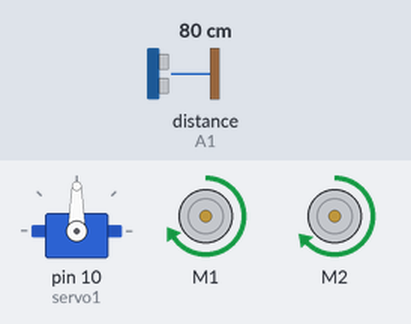
Recording of a sketch running on a simulated Arduino Uno, built with avr-gcc and run on an emulated ATmega328P. On the bench: servo, 2 × DC motor (green arrow = forward, orange = backward, longer = faster). Inputs (shaded band) come from the test bench; at power-on: distance to the obstacle (sensor on A1) 80 cm. The echo pulse lasts 58.3 µs per cm.

Above: at 3.9 s.
4.0 s: distance to the obstacle (sensor on A1) set to 18 cm
5.5 s: distance to the obstacle (sensor on A1) set to 14 cm
At 7.6 s:
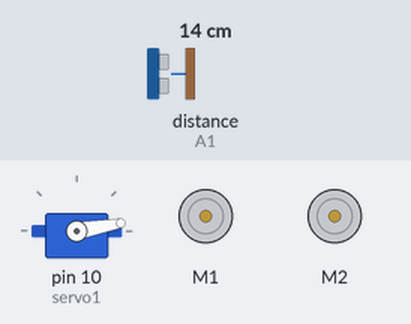
8.5 s: distance to the obstacle (sensor on A1) set to 35 cm
At 9.2 s:
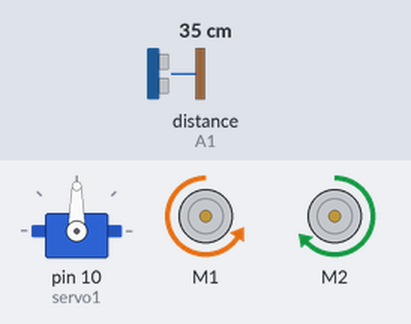
11.5 s: distance to the obstacle (sensor on A1) set to 2 cm
At 14.4 s:
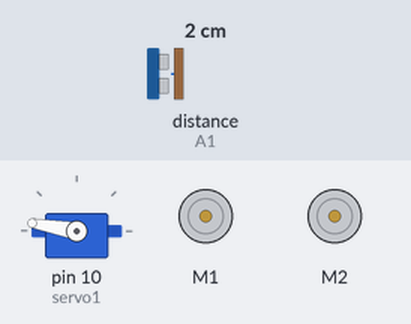
14.5 s: distance to the obstacle (sensor on A1) set to 60 cm
At 15.53 s:
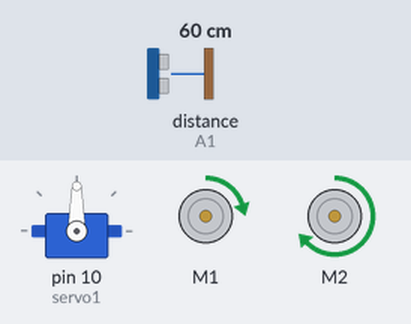
Timing chart, 0 to 17.9 s (numbered marks = the images above; inputs shaded):
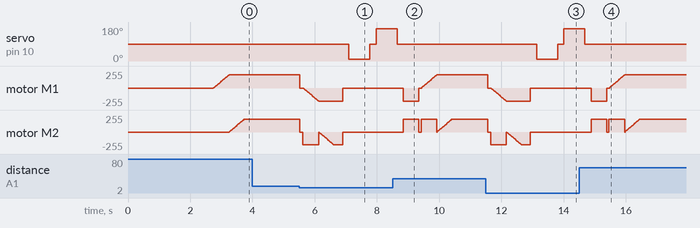

The sketch:

Autonomous_Robot.ino
```cpp
/*ARDUINO OBSTACLE AVOIDING CAR v2
  Updated from the original to incorporate Adafruit boards:
   https://projecthub.arduino.cc/parushbansal007/arduino-obstacle-avoiding-car-473e4d
  This time I am setting things to better cycle through protocols.
  As well as fixing the wheel's speed
*/

#include <Adafruit_MotorShield.h>
#include <NewPing.h>
#include <Servo.h>

uint8_t TRIG_PIN = A0;
uint8_t ECHO_PIN = A1;
const uint8_t MAX_DISTANCE = 200;
const uint8_t MAX_SPEEDL = 200;
const uint8_t MAX_SPEEDR = 190;  // sets speed of DC  motors
const uint8_t MAX_SPEED_OFFSET = 20;

NewPing sonar(TRIG_PIN, ECHO_PIN, MAX_DISTANCE);  // Ultrasonic sensor

Adafruit_MotorShield AFMS = Adafruit_MotorShield();  // AFMS v2

Adafruit_DCMotor *Lmotor1 = AFMS.getMotor(1);  // Left DCM
Adafruit_DCMotor *Rmotor2 = AFMS.getMotor(2);  // Right DCM

Servo servo1;  // Servo is connected to AFMS

bool goesForward = false;
uint8_t distance = 100;
volatile int speedSetL = 0;
volatile int speedSetR = 0;

void setup() {
  // DC Motors
  AFMS.begin();

  // Servo
  servo1.attach(10);  // Connected to Servo1 on AFMS
  servo1.write(90);
  delay(2000);

  // Ultrasonic Sensor
  distance = readPing();
  delay(100);
  distance = readPing();
  delay(100);
  distance = readPing();
  delay(100);
  distance = readPing();
  delay(100);
}

void loop() {
  volatile uint8_t distanceR = 0;
  volatile uint8_t distanceL = 0;
  delay(40);

  do {
    if (distance <= 15) {
      moveStop();
      delay(100);
      moveBackward();
      delay(300);
      moveStop();
      delay(200);
      distanceR = lookRight();
      delay(200);
      distanceL = lookLeft();
      delay(200);

      if (distanceR >= distanceL) {
        turnRight();
        moveStop();
      } else {
        turnLeft();
        moveStop();
      }
    } else {
      moveForward();
    }
  } while (distance = readPing());
}  // loop

// Servo Movements
int lookRight() {
  servo1.write(10);
  delay(500);
  int distance = readPing();
  delay(100);
  servo1.write(90);
  return distance;
}

int lookLeft() {
  servo1.write(170);
  delay(500);
  int distance = readPing();
  delay(100);
  servo1.write(90);
  return distance;
  delay(100);
}

int readPing() {
  delay(70);
  int cm = sonar.ping_cm();
  if (cm == 0) {
    cm = 250;
  }
  return cm;
}

// Directions
void moveStop() {
  Lmotor1->run(RELEASE);
  Rmotor2->run(RELEASE);
}

void moveForward() {
  if (!goesForward) {
    goesForward = true;
    Lmotor1->run(FORWARD);  // Gives the direction
    Rmotor2->run(FORWARD);
    for (speedSetL = 0; speedSetL < MAX_SPEEDL; speedSetL += 2) {  // slowly bring the speed up Motor 1
      Lmotor1->setSpeed(speedSetL);
      // Rmotor2 -> setSpeed(speedSet);
      delay(5);
    }
    for (speedSetR = 0; speedSetR < MAX_SPEEDR; speedSetR += 2) {  // slowly bring the speed up for Motor 2
      Rmotor2->setSpeed(speedSetR);
      delay(5);
    }  // For
  }    // If
}

void moveBackward() {
  goesForward = false;
  Lmotor1->run(BACKWARD);  // Give the direction
  Rmotor2->run(BACKWARD);
  for (speedSetL = 0; speedSetL < MAX_SPEEDL; speedSetL += 2) {  // slowly bring the speed up Motor 1
    Lmotor1->setSpeed(speedSetL);
    // Rmotor2 -> setSpeed(speedSet);
    delay(5);
  }
  for (speedSetR = 0; speedSetR < MAX_SPEEDR; speedSetR += 2) {  // slowly bring the speed up for Motor 2
    Rmotor2->setSpeed(speedSetR);
    delay(5);
  }  // For
}

void turnRight() {
  Lmotor1->run(FORWARD);
  Rmotor2->run(BACKWARD);
  delay(500);
  Lmotor1->run(FORWARD);
  Rmotor2->run(FORWARD);
}

void turnLeft() {
  Lmotor1->run(BACKWARD);
  Rmotor2->run(FORWARD);
  delay(500);
  Lmotor1->run(FORWARD);
  Rmotor2->run(FORWARD);
}
```

Measured:
- the behaviour switches between 16 and 15 cm on distance to the obstacle (sensor on A1) (found by bisection; images 0 and 1)
- after the input at 4.0 s, every drawn part: stays the same
- after the input at 5.5 s, servo on pin 10 (servo1): 90° → 10° after 1.6 s, → 90° 0.67 s later, → 170° 0.20 s later; motor M2: ramps from stopped to backward 188/255 and jumps back, once every 0.78 s
- after the input at 8.5 s, servo on pin 10 (servo1): goes on until 8.6 s, then stays 90°
- after the input at 11.5 s, servo on pin 10 (servo1): 90° → 10° after 1.6 s, → 90° 0.67 s later, → 170° 0.20 s later; motor M2: ramps from stopped to backward 188/255 and jumps back, once every 0.78 s
- after the input at 14.5 s, servo on pin 10 (servo1): goes on until 14.7 s, then stays 90°
